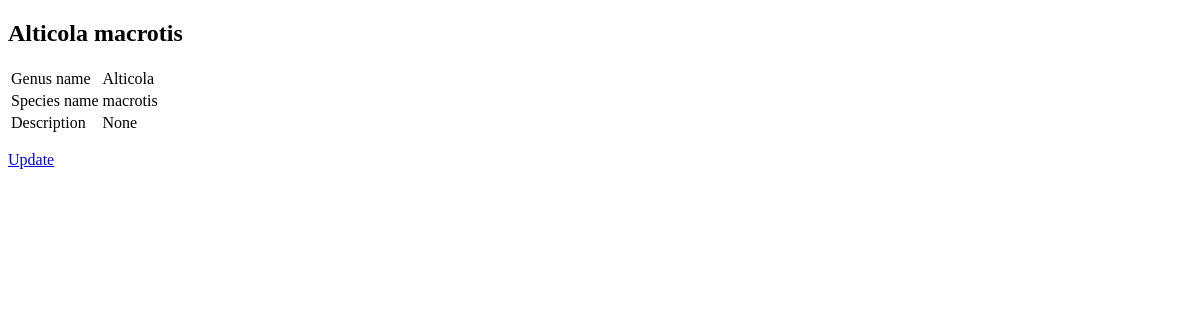
Before: /species/4 with the older database file.
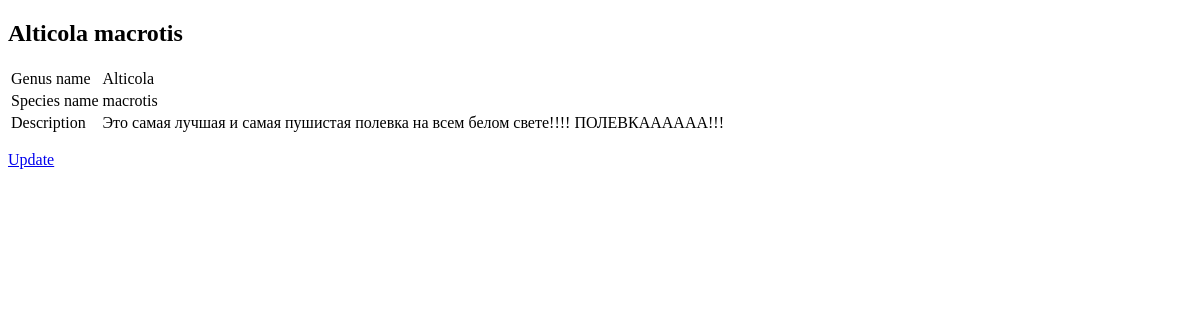
After: the same page with the newer database file.
### tables this page shows
CREATE TABLE "Taxonomy" (
id INTEGER NOT NULL,
parent_id INTEGER NOT NULL,
tax_name TEXT NOT NULL,
description TEXT,
rank TEXT, synonym TEXT,
PRIMARY KEY (id),
FOREIGN KEY (parent_id) REFERENCES "Taxonomy" (id));

### main.py (the view)
@app.route('/species/<id>')
def species(id):
    sp = Species.getById(db.get_db(), id)
    return render_template('species.html', species=sp)

### db.py (called while the page is built)
def get_db():
    if 'db' not in g:
        g.db = sqlite3.connect(__db)
        g.db.row_factory = sqlite3.Row
    return g.db

### models/species.py (called while the page is built)
    @property
    def fullName(self):
        return f'{self.__genus.name} {self.name}'

    @property
    def genusName(self):
        return self.__genus.name

    @classmethod
    def getById(cls, _db, id: int):
        t = super(Species, cls).getById(_db, id)
        t.__setGenus(_db)
        return t

    def __setGenus(self, _db):
        if self._parentId > -1 and self.__genus.id < 0:
            self.__genus = Taxon.getById(_db, self._parentId)

### models/taxon.py (called while the page is built)
    @property
    def name(self):
        return self.__name

    @name.setter
    def name(self, name):
        self.__changed = True
        self.__name = name

    @rank.setter
    def rank(self, rank):
        self.__changed = True
        self.__rank = rank

    @property
    def description(self):
        return self.__description

    @description.setter
    def description(self, description):
        self.__changed = True
        self.__description = description

    @property
    def id(self):
        return self.__id

    @classmethod
    def getById(cls, _db: sqlite3.Connection, id: int):
        _cur = _db.cursor()
        txn = _cur.execute(f'select tax_name, rank, description, parent_id from {cls._table} where id = ?;', (id, ))
        txnTuple = txn.fetchone()
        t = cls(*txnTuple[0:3])
        t.__id = id
        t._parentId = txnTuple[3]
        t.__saved = True
        return t

### templates/species.html
{% extends 'base.html' %}
{% block header %}
<h1>{% block title %} {{ species.fullName }} {% endblock %}</h1>
{% endblock %}
{% block content %}
<table>
    <tr><td>Genus name</td><td>{{species.genusName}}</td></tr>
    <tr><td>Species name</td><td>{{ species.name }}</td></tr>
    <tr><td>Description</td><td>{{species.description}}</td></tr>
</table>
<p><a href="{{url_for('update_species', id=species.id)}}">Update</a></p>
{% endblock %}

### templates/base.html (shortened to what this page needs)
<!doctype html>
<head>
</head>
<body>
<section class="content">
    <header>
        {% block header %}{% endblock %}
    </header>
    {% block content %}{% endblock %}
</section>
</body>

Changed rows visible on the page:
changed Taxonomy "macrotis": description (not shown) → "Это самая лучшая и самая пушистая полевка на всем белом свете!!!! ПОЛЕВКАААААА!!!"
Other visible differences:
{{ species.description }}: "None" → (not shown)
